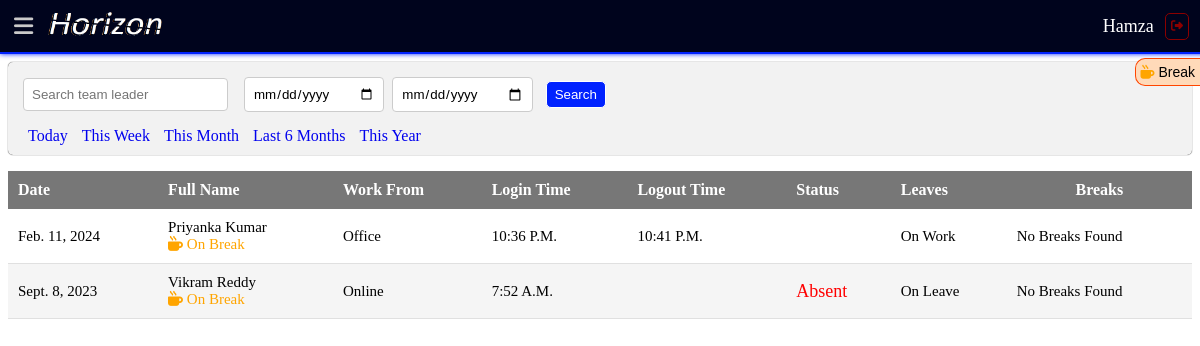
Page /agent_attendances/ (signed in) on the committed database.
### realestateapp/models.py (models this page shows, shortened)
class CustomUser(AbstractUser):
    USER_ROLES = [
        (1, "Admin"),
        (2, "Team Leader"),
        (3, "Agent"),
    ]
    role = models.PositiveIntegerField(choices=USER_ROLES, default=1)

class AgentAttendance(models.Model):
    agent = models.ForeignKey(Agent, on_delete=models.CASCADE)
    date = models.DateField()
    status = models.CharField(max_length=20, choices=[('Present', 'Present'), ('Absent', 'Absent'), ('Late', 'Late')], null=True)
    working_place = models.CharField(
        max_length=20, choices=[('Office', 'Office'), ('Online', 'Online')])
    login_time = models.DateTimeField(blank=True, null=True)
    logout_time = models.DateTimeField(blank=True, null=True)
    leaves_taken = models.BooleanField(default=False)
    is_on_break = models.BooleanField(default=False)

class Agent(models.Model):
    auth_user = models.OneToOneField(
        CustomUser, on_delete=models.CASCADE, related_name='agent')
    username = models.CharField(max_length=150, unique=True)
    password = models.CharField(max_length=128)
    profile_pic = models.ImageField(upload_to='employ_profile_pic', null=True)
    first_name = models.CharField(max_length=100)
    last_name = models.CharField(max_length=100)
    email = models.EmailField(unique=True)
    phone_number = models.CharField(max_length=20)
    address = models.TextField()
    joining_date = models.DateField()
    sales_traget = models.CharField(blank=True,null=True,max_length=255)
    remarks = models.TextField(blank=True)
    team_leader = models.ForeignKey(
        TeamLeader, on_delete=models.CASCADE, related_name='agents')

### realestateapp/views.py (the view)
# urls.py: path('agent_attendances/', AgentAttendanceListView.as_view(), name='agent_attendance'),
class AgentAttendanceListView(ListView):
    template_name = 'agent_attendance.html'
    model = AgentAttendance
    def get_queryset(self):
        agent_search_query = self.request.GET.get("agent_search", "")
        agent_date_from = self.request.GET.get("agent_date_from", "")
        agent_date_to = self.request.GET.get("agent_date_to", "")
        current_user = self.request.user
        if current_user.is_authenticated and current_user.role == 2:
            team_leader = current_user.teamleader
            agents = AgentAttendance.objects.filter(agent__team_leader=team_leader)
        else:
            agents = AgentAttendance.objects.all()
        for agent in agents:
            agent.login_time = agent.login_time.strftime("%I:%M %p") if agent.login_time else "N/A"
            agent.logout_time = agent.logout_time.strftime("%I:%M %p") if agent.logout_time else "N/A"
        if agent_search_query:
            agents = agents.filter(
                Q(agent__first_name__icontains=agent_search_query) |
                Q(agent__last_name__icontains=agent_search_query)
            )
        if agent_date_from and agent_date_to:
            agent_date_from = datetime.strptime(agent_date_from, "%Y-%m-%d")
            agent_date_to = datetime.strptime(agent_date_to, "%Y-%m-%d")
        agents = agents.order_by('-date')
        filter_by = self.request.GET.get("filter")
        if filter_by == "today":
            today = timezone.now().date()
            agents = agents.filter(date=today)
        elif filter_by == "this_week":
            start_of_week = timezone.now().date() - timezone.timedelta(days=timezone.now().weekday())
            end_of_week = start_of_week + timezone.timedelta(days=6)
            agents = agents.filter(date__range=[start_of_week, end_of_week])
        elif filter_by == "this_month":
            today = timezone.now().date()
            start_of_month = today.replace(day=1)
            end_of_month = start_of_month.replace(day=calendar.monthrange(start_of_month.year, start_of_month.month)[1])
            agents = agents.filter(date__range=[start_of_month, end_of_month])
        elif filter_by == "6_months":
            today = timezone.now().date()
            start_of_six_months_ago = today - timezone.timedelta(days=180)
            agents = agents.filter(date__gte=start_of_six_months_ago)
        elif filter_by == "this_year":
            today = timezone.now().date()
            start_of_year = today.replace(month=1, day=1)
            end_of_year = today.replace(month=12, day=31)
            agents = agents.filter(date__range=[start_of_year, end_of_year])
        for agent in agents:
            agent.break_objects = Break.objects.filter(username=agent.agent.username, start_time__date=agent.date)
        return agents
    def get_context_data(self, **kwargs):
        context = super().get_context_data(**kwargs)
        context["agent_search_query"] = self.request.GET.get("agent_search", "")
        context["agent_date_from"] = self.request.GET.get("agent_date_from", "")
        context["agent_date_to"] = self.request.GET.get("agent_date_to", "")
        return context

### template/agent_attendance.html (shortened to what this page needs)
{% extends 'base.html' %}
{% block content %}
<br>
<br>
<br>
<div class="form-container">
  <form method="get" action="{% url 'agent_attendance' %}" class="">
    <div class="form-row align-items-center">
      <div class="search">
        <input type="text" name="agent_search" class="form-control" placeholder="Search team leader" value="{{ agent_search_query }}">
      </div>
      <div class="">
        <input type="date" name="agent_date_from" class="form-control" placeholder="From Date" value="{{ agent_date_from }}">
      </div>
      <div class="">
        <input type="date" name="agent_date_to" class="form-control" placeholder="To Date" value="{{ agent_date_to }}">
      </div>
      <div class="">
        <button type="submit" class="btn btn-primary">Search</button>
      </div>
    </div>
    <a href="?filter=today" class="btn">Today</a>
    <a href="?filter=this_week" class="btn">This Week</a>
    <a href="?filter=this_month" class="btn">This Month</a>
    <a href="?filter=6_months" class="btn">Last 6 Months</a>
    <a href="?filter=this_year" class="btn">This Year</a>
  </form>
</div>
<table>
  <thead>
      <tr>
          <th>Date</th>
          <th>Full Name</th>
          <th>Work From</th>
          <th>Login Time</th>
          <th>Logout Time</th>
          <th>Status</th>
          <th>Leaves</th>
          <th style="text-align: center;">Breaks</th>
      </tr>
  </thead>
  <tbody>
    {% for agent_attendance in object_list %}
        <tr>
            <td>{{ agent_attendance.date }}</td>
            <td>
              {% if agent_attendance.is_on_break %}
              {{ agent_attendance.agent.first_name }} {{ agent_attendance.agent.last_name }}
              {% else %}
              {{ agent_attendance.agent.first_name }} {{ agent_attendance.agent.last_name }} <br>
             <span style="color: orange;"> <i class="fas fa-mug-hot"></i> On Break </span>
              {% endif %}
          </td>
            <td>{{ agent_attendance.working_place }}</td>
            <td>{{ agent_attendance.login_time|time }}</td>
            <td>{{ agent_attendance.logout_time|time  }}</td>
            <td {% if agent_attendance.status == 'Absent' %}class="status-absent"{% elif agent_attendance.status == 'Present' %}class="status-present"{% elif agent_attendance.status == 'Late' %}class="status-late"{% endif %}>{{ agent_attendance.status }}</td>
            <td>
              {% if agent_attendance.leaves_taken %}
              On Leave
              {% else %}
              On Work
              {% endif %}
          </td>
            <td>
                {% if agent_attendance.break_objects %}
                    <table>
                        <tr>
                            <th>Break Start Time</th>
                            <th>Break Stop Time</th>
                            <th>Break Duration</th>
                        </tr>
                        {% for break_object in agent_attendance.break_objects %}
                            <tr>
                                <td>{{ break_object.start_time.time|default:"N/A" }}</td>
                                <td>{{ break_object.stop_time.time|default:"N/A" }}</td>
                                <td>{{ break_object.duration|default:"N/A" }}</td>
                            </tr>
                        {% endfor %}
                    </table>
                {% else %}
                    No Breaks found
                {% endif %}
            </td>
        </tr>
    {% empty %}
        <tr>
            <td colspan="12">No Agent Attendance found.</td>
        </tr>
    {% endfor %}
</tbody>
</table>
{% endblock %}

### template/navbar.html (shortened to what this page needs)
{% load static %}
<div class="navbar">
  <div class="nav-left">
    <span id="menu-toggle" aria-label="Toggle Sidebar"><i class="fas fa-bars"></i> </span>
    {% if user.role == 1 %}
    <a href="{% url 'dashboard' %}">
      <img class="navbar-brand" src="{% static 'img/f-logo.png' %}" alt="">
    </a>
    {% elif user.role == 2 %}
    <a href="{% url 'dashboard' %}">
      <img class="navbar-brand" src="{% static 'img/f-logo.png' %}" alt="">
    </a>
    {% elif user.role == 3 %}
    <a href="{% url 'dashboard' %}">
      <img class="navbar-brand" src="{% static 'img/f-logo.png' %}" alt="">
    </a>
    {% endif %}
  </div>
  <div class="nav-right">
    {% if user.is_authenticated %}
    <div id="tea-break">
      <div class="blink">
        <div class="tea-break-icon" onclick="toggleTeaBreak()">
          <i class="fas fa-mug-hot"></i> Break
        </div>
      </div>
    </div>
    {% if user.role == 1 %}
    <p>{{ user.username }}</p>
    {% endif %}
    <a class="sign-out" href="{% url 'user_logout' %}"><i class="fas fa-thin fa-sign-out-alt"></i></a>
    {% endif %}
  </div>
</div>

### realestateapp/static/css/base.css (style rules this page uses)
:root { --color-fade-white: #cacaca; --color-faded-white: #aaaaaa; --color-2-text: #777777; --color-secondary: #FAF1E6; --color-primary: #00041d; --button-color: #0022ff; --received-color: #0022ff88; --sent-color: #0022ff2d; --shade-: #006eff0a; }
table { border-collapse: collapse; width: 100%; text-transform: capitalize; }
table thead th { background-color: var(--color-2-text); color: #ffffff; padding: 10px; text-align: left; width: min-content; }
table tbody td { padding: 10px; border-bottom: 1px solid #e0e0e0; width: min-content; text-align: left; font-size: 15px; }
table tbody tr:nth-child(even) { background-color: #f5f5f5; width: min-content; }
input[type="text"], input[type="email"], input[type="tel"], input[type="number"], input[type="file"], input[type="password"], input[type="date"], input[type="datetime-local"], textarea, select { width: 100%; padding: 8px; border: 1px solid #ccc; border-radius: 4px; box-sizing: border-box; transition: border-color 0.3s ease; margin: 5px !important; font-family: Arial, Helvetica, sans-serif; outline: none; }
img { width: 50px; height: 50px; border-radius: 50%; }
.search { margin-right: 0.5rem !important; }
button { padding: 5px 8px; border: 1px solid #ffffff; border-radius: 5px; background-color: #0022ff; color: white; cursor: pointer; }
.status-absent { color: red; font-size: 18px; }
a { text-decoration: none; }

### realestateapp/static/css/navbar.css (style rules this page uses)
.navbar { display: flex; justify-content: space-between; align-items: center; background-color: #00041d; padding: 10px; position: fixed; top: 0; left: 0; width: 100%; height: 2rem; z-index: 999; border-bottom: 2px solid #0022ff; box-shadow: 0 0 5px #0022ff; }
.nav-left { display: flex; align-items: center; padding: 0; gap: .5rem; }
.fa-bars { font-size: 22px; color: #cacaca; font-weight: bold; padding: 4px; transition: .3s ease-in-out; cursor: pointer; }
.navbar-brand { height: 1.8rem; border-radius: 10px; transition: .3s ease-in-out; width: 120px; }
.nav-right { display: flex; flex-direction: row; justify-content: right; align-items: center; gap: .1rem; margin-right: 1rem; }
.nav-right > p { color: white; font-size: 18px; text-transform: capitalize; }
.sign-out { margin: 15px 5px ; padding: 5px; color: darkred; border: 1px solid darkred; border-radius: 5px; text-decoration: none; font-size: 12px; transition: .3s color ease-in-out; }
#tea-break { position:fixed; display: flex; flex-direction: column; top: 4.5rem; right: -0px; background: #FFDAB9; border: 1px solid #FF4500; border-right: none; border-radius: 10px; border-top-right-radius: 0; border-bottom-right-radius: 0; transform: translateY(-50%); padding:5px; z-index: 9999; transition: right 0.5s; }
.tea-break-icon { cursor: pointer; color: #000000; font-size: 14px !important; font-family: Arial, Helvetica, sans-serif !important; text-transform: capitalize !important; text-align: center; }
.fa-mug-hot { color: orange; }

### realestateapp/static/css/lead_list.css (style rules this page uses)
.form-container { background-color: #f2f2f2; padding: 10px; border-radius: 5px; box-shadow: 0 0 1px rgb(0, 0, 0); margin-bottom: 1rem; }
.form-container .form-row { display: flex; justify-content: flex-start; gap: .5rem; align-items: center; margin-bottom: 10px; }
.form-container .form-control { margin-right: 10px; }
.form-container .btn { margin-left: 10px; }

### rows in the picture
CustomUser: username "Hamza"
AgentAttendance: date "Feb. 11, 2024", agent.first_name "Priyanka", agent.last_name "Kumar", working_place "Office", login_time "10:36 P.m.", logout_time "10:41 P.m.", leaves_taken "On Work", shows "No Breaks Found"
AgentAttendance: date "Sept. 8, 2023", agent.first_name "Vikram", agent.last_name "Reddy", working_place "Online", login_time "7:52 A.m.", status "Absent", leaves_taken "On Leave", shows "No Breaks Found"
